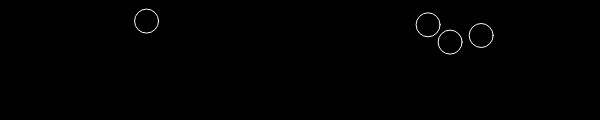
Frame 1 (no input)
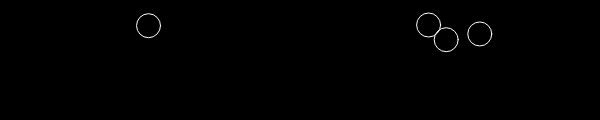
Frame 60 (no input)
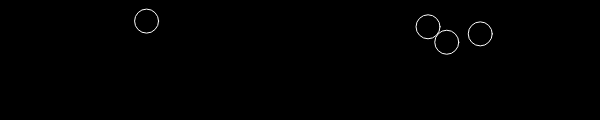
Frame 120 (the mouse pressed at the canvas centre since frame 60)

The p5.js sketch that drew these frames (run headless with seeded random() and noise() and a simulated clock; from frame 60 on, the mouse is pressed at the canvas centre):

// p5.js sketch
// ── sketch.js
/* 
Based on Dan Shiffman's video 6.3 p5.js Arrays of Objects 
*/

//an array of bubbles
var bubbles = [];


function setup() {
  createCanvas(600, 120);
  for (var i = 0; i < 4; i++) {
    //create a new bubble literal object and add it to the array
    bubbles[i] = {
      x: random(0, width),
      y: random(0, height),
      display: function() {
        stroke(255);
        noFill();
        ellipse(this.x, this.y, 24, 24);
      },
      move: function() {
        this.x = this.x + random(-1, 1);
        this.y = this.y + random(-1, 1);
      }
    }
  }

}

function draw() {
  background(0);
  //move and display every bubble in the array
  for (var i = 0; i < bubbles.length; i++) {
    bubbles[i].move();
    bubbles[i].display();
  }
}

function mouseClicked(){
    bubbles[bubbles.length] = {
      x: random(0, width),
      y: random(0, height),
      display: function() {
        stroke(255);
        noFill();
        ellipse(this.x, this.y, 24, 24);
      },
      move: function() {
        this.x = this.x + random(-1, 1);
        this.y = this.y + random(-1, 1);
      }
    }
}
